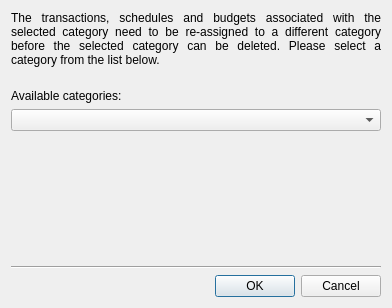
<?xml version="1.0" encoding="UTF-8"?>
<ui version="4.0">
 <class>KCategoryReassignDlg</class>
 <widget class="QDialog" name="KCategoryReassignDlg">
  <property name="geometry">
   <rect>
    <x>0</x>
    <y>0</y>
    <width>392</width>
    <height>308</height>
   </rect>
  </property>
  <property name="windowTitle">
   <string>Reassign categories</string>
  </property>
  <property name="sizeGripEnabled">
   <bool>false</bool>
  </property>
  <property name="modal">
   <bool>true</bool>
  </property>
  <layout class="QVBoxLayout">
   <item>
    <widget class="QLabel" name="textLabel1">
     <property name="minimumSize">
      <size>
       <width>300</width>
       <height>0</height>
      </size>
     </property>
     <property name="text">
      <string>The transactions, schedules and budgets associated with the selected category need to be re-assigned to a different category before the selected category can be deleted. Please select a category from the list below.</string>
     </property>
     <property name="alignment">
      <set>Qt::AlignJustify|Qt::AlignTop</set>
     </property>
     <property name="wordWrap">
      <bool>true</bool>
     </property>
    </widget>
   </item>
   <item>
    <spacer name="spacer8">
     <property name="orientation">
      <enum>Qt::Vertical</enum>
     </property>
     <property name="sizeType">
      <enum>QSizePolicy::Fixed</enum>
     </property>
     <property name="sizeHint" stdset="0">
      <size>
       <width>20</width>
       <height>16</height>
      </size>
     </property>
    </spacer>
   </item>
   <item>
    <widget class="QLabel" name="textLabel2">
     <property name="text">
      <string>Available categories:</string>
     </property>
     <property name="wordWrap">
      <bool>false</bool>
     </property>
    </widget>
   </item>
   <item>
    <widget class="KMyMoneyCategory" name="m_category"/>
   </item>
   <item>
    <spacer name="spacer9">
     <property name="orientation">
      <enum>Qt::Vertical</enum>
     </property>
     <property name="sizeType">
      <enum>QSizePolicy::Expanding</enum>
     </property>
     <property name="sizeHint" stdset="0">
      <size>
       <width>20</width>
       <height>16</height>
      </size>
     </property>
    </spacer>
   </item>
   <item>
    <widget class="Line" name="line1">
     <property name="frameShape">
      <enum>QFrame::HLine</enum>
     </property>
     <property name="frameShadow">
      <enum>QFrame::Sunken</enum>
     </property>
    </widget>
   </item>
   <item>
    <widget class="QDialogButtonBox" name="buttonBox">
     <property name="standardButtons">
      <set>QDialogButtonBox::Cancel|QDialogButtonBox::Ok</set>
     </property>
    </widget>
   </item>
  </layout>
 </widget>
 <layoutdefault spacing="6" margin="11"/>
 <customwidgets>
  <customwidget>
   <class>KComboBox</class>
   <extends>QComboBox</extends>
   <header>kcombobox.h</header>
  </customwidget>
  <customwidget>
   <class>KMyMoneyCategory</class>
   <extends>KComboBox</extends>
   <header>kmymoneycategory.h</header>
  </customwidget>
 </customwidgets>
 <resources/>
 <connections>
  <connection>
   <sender>buttonBox</sender>
   <signal>accepted()</signal>
   <receiver>KCategoryReassignDlg</receiver>
   <slot>accept()</slot>
   <hints>
    <hint type="sourcelabel">
     <x>260</x>
     <y>288</y>
    </hint>
    <hint type="destinationlabel">
     <x>92</x>
     <y>304</y>
    </hint>
   </hints>
  </connection>
  <connection>
   <sender>buttonBox</sender>
   <signal>rejected()</signal>
   <receiver>KCategoryReassignDlg</receiver>
   <slot>reject()</slot>
   <hints>
    <hint type="sourcelabel">
     <x>352</x>
     <y>288</y>
    </hint>
    <hint type="destinationlabel">
     <x>322</x>
     <y>304</y>
    </hint>
   </hints>
  </connection>
 </connections>
</ui>
